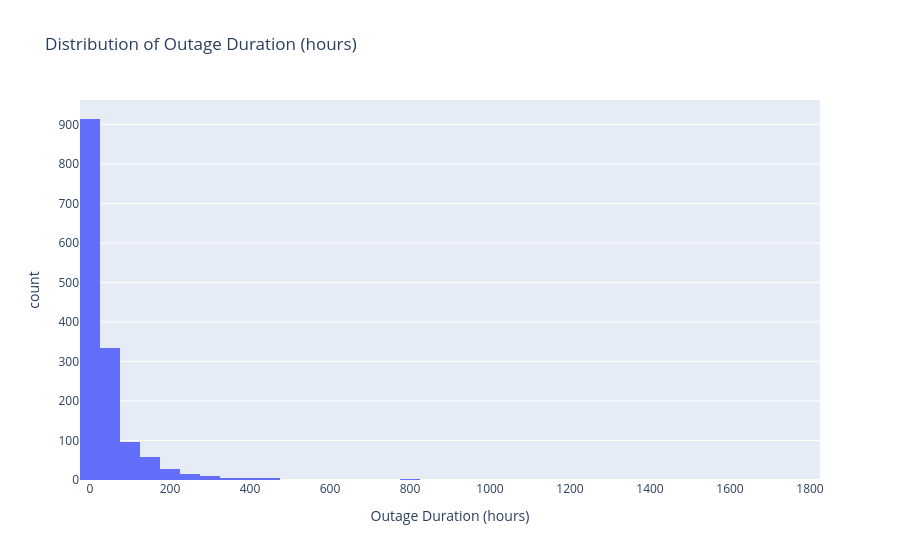

Write notebook code for a chart like this one.
### Markdown cell above
For exploring the data set, we used univariate analysis to visulize the distribution or the other information of a single feature.

First, we draw the histogram on feature `Outage_duration`:

### Code cell
fig = px.histogram(
    cleaned_df,
    x="Outage_duration",
    nbins=50,
    title="Distribution of Outage Duration (hours)",
    labels={"Outage_duration": "Outage Duration (hours)"},
)
fig.show()
# fig.write_html(
#     "/Users/wuyuming/Desktop/proj_4/proj04_page/graph/dist_of_outage_duration.html"
# )

### Figure 1 — Plotly figure (JSON) as saved in the notebook; plotly's stock layout.template omitted (floating-point values rounded to 4 significant figures; data arrays with more than 128 entries replaced by an {"elided": "..."} marker saying what was removed)
{"data": [{"alignmentgroup": "True", "bingroup": "x", "hovertemplate": "Outage Duration (hours)=%{x}<br>count=%{y}<extra></extra>", "legendgroup": "", "marker": {"color": "#636efa", "pattern": {"shape": ""}}, "name": "", "nbinsx": 50, "offsetgroup": "", "orientation": "v", "showlegend": false, "type": "histogram", "x": {"elided": "1534 float values"}, "xaxis": "x", "yaxis": "y"}], "layout": {"barmode": "relative", "legend": {"tracegroupgap": 0}, "title": {"text": "Distribution of Outage Duration (hours)"}, "xaxis": {"anchor": "y", "domain": [0, 1], "title": {"text": "Outage Duration (hours)"}}, "yaxis": {"anchor": "x", "domain": [0, 1], "title": {"text": "count"}}}}
